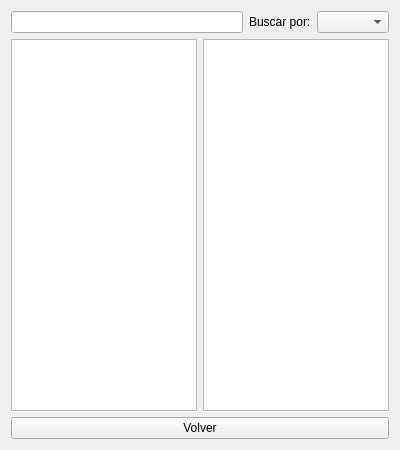
<?xml version="1.0" encoding="UTF-8"?>
<ui version="4.0">
 <class>Form</class>
 <widget class="QWidget" name="Form">
  <property name="geometry">
   <rect>
    <x>0</x>
    <y>0</y>
    <width>400</width>
    <height>450</height>
   </rect>
  </property>
  <property name="windowTitle">
   <string>Form</string>
  </property>
  <layout class="QVBoxLayout" name="verticalLayout">
   <item>
    <layout class="QHBoxLayout" name="horizontalLayout_2">
     <property name="topMargin">
      <number>0</number>
     </property>
     <item>
      <widget class="QLineEdit" name="search_txt">
       <property name="maximumSize">
        <size>
         <width>240</width>
         <height>16777215</height>
        </size>
       </property>
      </widget>
     </item>
     <item>
      <widget class="QLabel" name="label">
       <property name="maximumSize">
        <size>
         <width>150</width>
         <height>250</height>
        </size>
       </property>
       <property name="text">
        <string>Buscar por:</string>
       </property>
      </widget>
     </item>
     <item>
      <widget class="QComboBox" name="filtro_cb"/>
     </item>
    </layout>
   </item>
   <item>
    <layout class="QHBoxLayout" name="hlayout">
     <property name="topMargin">
      <number>0</number>
     </property>
     <item>
      <widget class="QListWidget" name="list"/>
     </item>
     <item>
      <widget class="QListWidget" name="list2"/>
     </item>
    </layout>
   </item>
   <item>
    <layout class="QHBoxLayout" name="horizontalLayout">
     <item>
      <widget class="QPushButton" name="pushButton_2">
       <property name="text">
        <string>Volver</string>
       </property>
      </widget>
     </item>
    </layout>
   </item>
  </layout>
 </widget>
 <resources/>
 <connections>
  <connection>
   <sender>pushButton_2</sender>
   <signal>clicked()</signal>
   <receiver>Form</receiver>
   <slot>close()</slot>
   <hints>
    <hint type="sourcelabel">
     <x>377</x>
     <y>439</y>
    </hint>
    <hint type="destinationlabel">
     <x>399</x>
     <y>99</y>
    </hint>
   </hints>
  </connection>
  <connection>
   <sender>search_txt</sender>
   <signal>textChanged(QString)</signal>
   <receiver>Form</receiver>
   <slot>buscar()</slot>
   <hints>
    <hint type="sourcelabel">
     <x>54</x>
     <y>19</y>
    </hint>
    <hint type="destinationlabel">
     <x>2</x>
     <y>60</y>
    </hint>
   </hints>
  </connection>
  <connection>
   <sender>filtro_cb</sender>
   <signal>currentIndexChanged(int)</signal>
   <receiver>Form</receiver>
   <slot>filtro()</slot>
   <hints>
    <hint type="sourcelabel">
     <x>349</x>
     <y>23</y>
    </hint>
    <hint type="destinationlabel">
     <x>397</x>
     <y>33</y>
    </hint>
   </hints>
  </connection>
  <connection>
   <sender>list</sender>
   <signal>clicked(QModelIndex)</signal>
   <receiver>Form</receiver>
   <slot>mas()</slot>
   <hints>
    <hint type="sourcelabel">
     <x>102</x>
     <y>105</y>
    </hint>
    <hint type="destinationlabel">
     <x>4</x>
     <y>151</y>
    </hint>
   </hints>
  </connection>
  <connection>
   <sender>list</sender>
   <signal>clicked(QModelIndex)</signal>
   <receiver>Form</receiver>
   <slot>seleccionar()</slot>
   <hints>
    <hint type="sourcelabel">
     <x>104</x>
     <y>254</y>
    </hint>
    <hint type="destinationlabel">
     <x>2</x>
     <y>319</y>
    </hint>
   </hints>
  </connection>
  <connection>
   <sender>list2</sender>
   <signal>clicked(QModelIndex)</signal>
   <receiver>Form</receiver>
   <slot>seleccionar()</slot>
   <hints>
    <hint type="sourcelabel">
     <x>318</x>
     <y>117</y>
    </hint>
    <hint type="destinationlabel">
     <x>397</x>
     <y>201</y>
    </hint>
   </hints>
  </connection>
 </connections>
 <slots>
  <slot>buscar()</slot>
  <slot>seleccionar()</slot>
  <slot>filtro()</slot>
  <slot>mas()</slot>
 </slots>
</ui>
